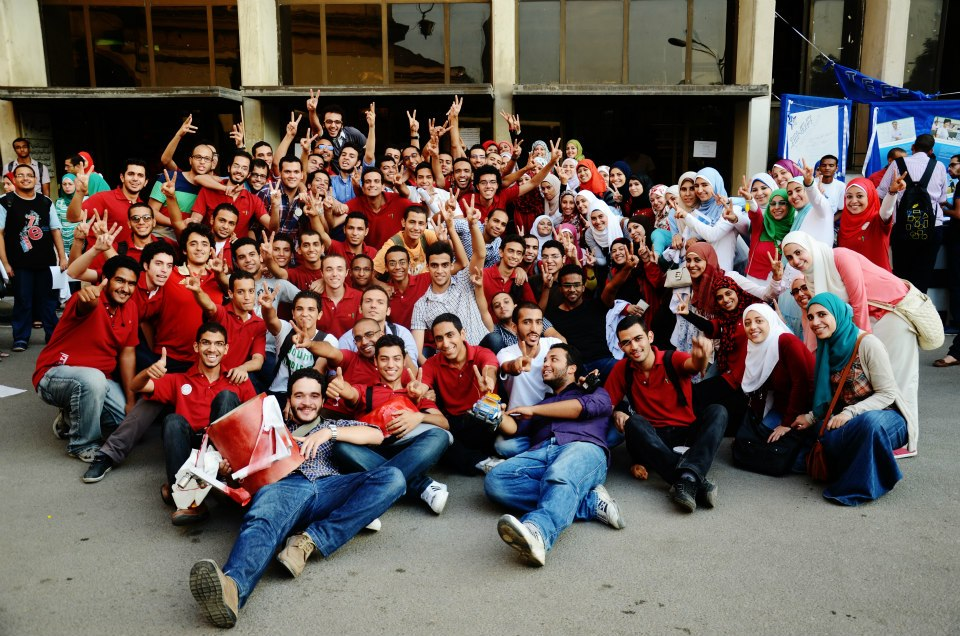
%> input picture image/Part B/highdetail.jpg, 960 x 636 px
$ octave hdimage.m   (GNU Octave 9; MATLAB toolbox functions it lacks are replaced by stand-ins)
%> lines starting %> are read from the running program, lines starting %| are printed output that depends on the picture
#reading image
im = imread("highdetail.jpg");
%> im is the input picture: size 636x960x3 uint8; mean R, G, B 105.5, 89.7, 84.4

#convert it to gray

im = rgb2gray(im);
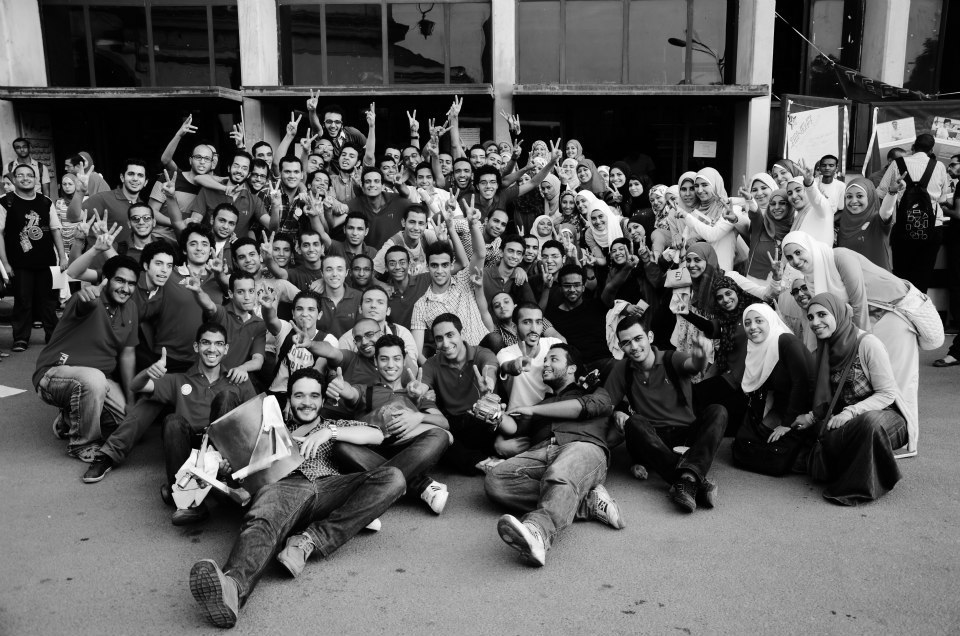
%> im: size 636x960 uint8; min 0, max 255, mean 93.8

#convert it to double
im = im2double(im);
%> im: size 636x960 double
figure(1);
imshow(im);

# first filter
figure(2);

M = ones(3,3);
M = ( 1 / 9 ) * M;
subplot(1,3,1); imshow(M);
# im after convlution
R = imfilter(im, M);
subplot(1,3,2); imshow(R,[]);

# M : inverse fourier of W
W = fft2(M);
W = fftshift(W);
W = abs(W);
W = log( W + 1);
subplot(1,3,3); imshow(W, []);
%> after `imshow(W, [])`:
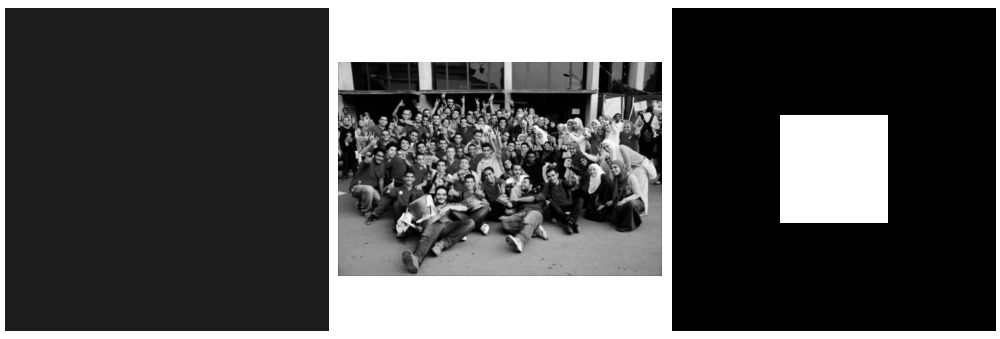
%> figure redrawn from the program's plot data, 3 panels

# second filter
figure(3);

M = ones(7,7);
M = ( 1 / 49 ) * M;
subplot(1,3,1); imshow(M);
# im after convlution
R = imfilter(im, M);
subplot(1,3,2); imshow(R,[]);

# M : inverse fourier of W
W = fft2(M);
W = fftshift(W);
W = abs(W);
W = log( W + 1);
subplot(1,3,3); imshow(W, []);
%> after `imshow(W, [])`:
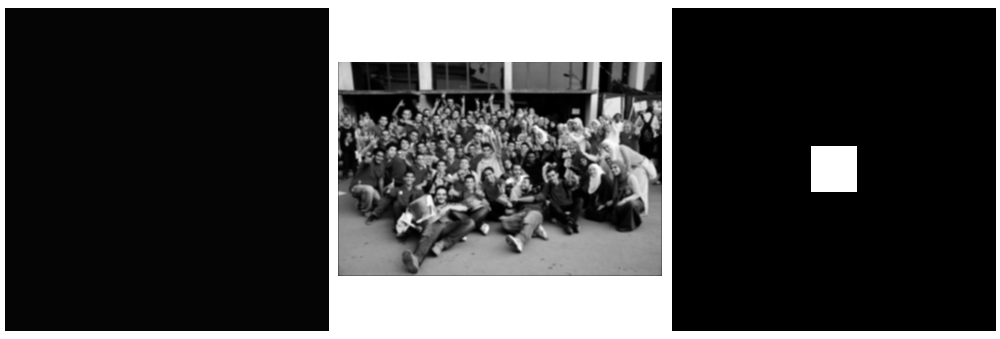
%> figure redrawn from the program's plot data, 3 panels

# third filter

figure(4);

M = ones(11,11);
M = ( 1 / 11*11 ) * M;
subplot(1,3,1); imshow(M,[]);
# im after convlution
R = imfilter(im, M);
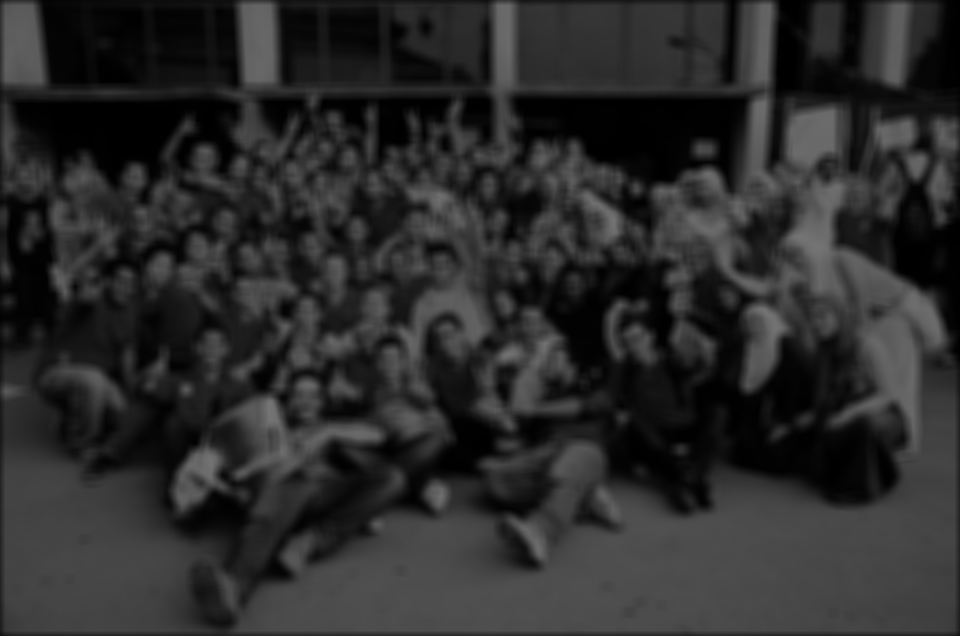
%> R: size 636x960 double; min 0.259, max 117.1, mean 44.1
subplot(1,3,2); imshow(R,[]);

# M : inverse fourier of W
W = fft2(M);
W = fftshift(W);
W = abs(W);
W = log( W + 1);
subplot(1,3,3); imshow(W, []);

# fourth filter

figure(5);

M = ones(15,15);
M = ( 1 / 15*15 ) * M;
subplot(1,3,1); imshow(M,[]);
# im after convlution
R = imfilter(im, M);
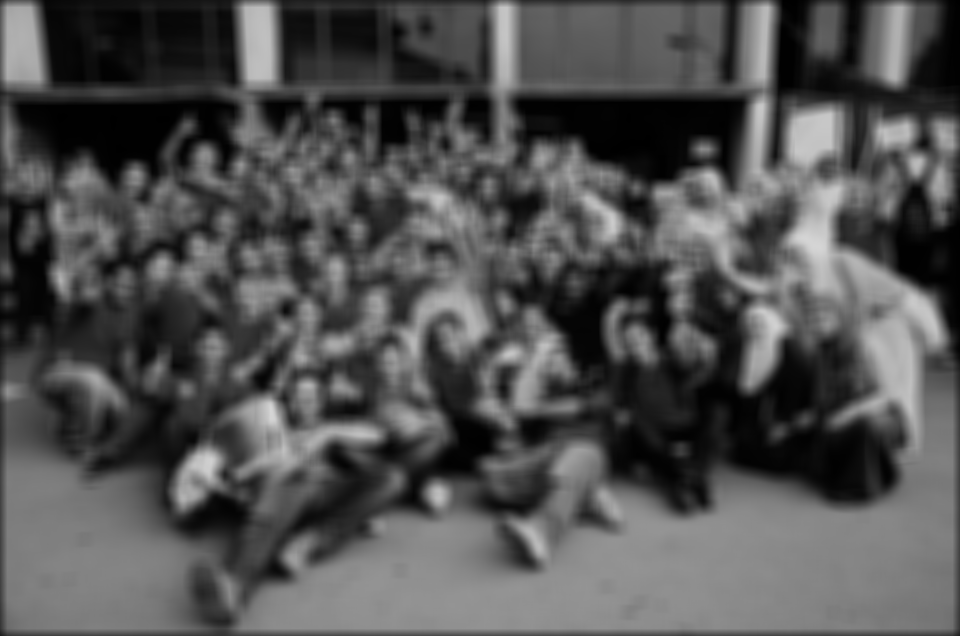
%> R: size 636x960 double; min 0.502, max 214.4, mean 81.8
subplot(1,3,2); imshow(R, []);

# M : inverse fourier of W
W = fft2(M);
W = fftshift(W);
W = abs(W);
W = log( W + 1);
subplot(1,3,3); imshow(W, []);


# fifth filter

figure(6);

M = ones(21,21);
M = ( 1 / 21*21 ) * M;
subplot(1,3,1); imshow(M,[]);
# im after convlution
R = imfilter(im, M);
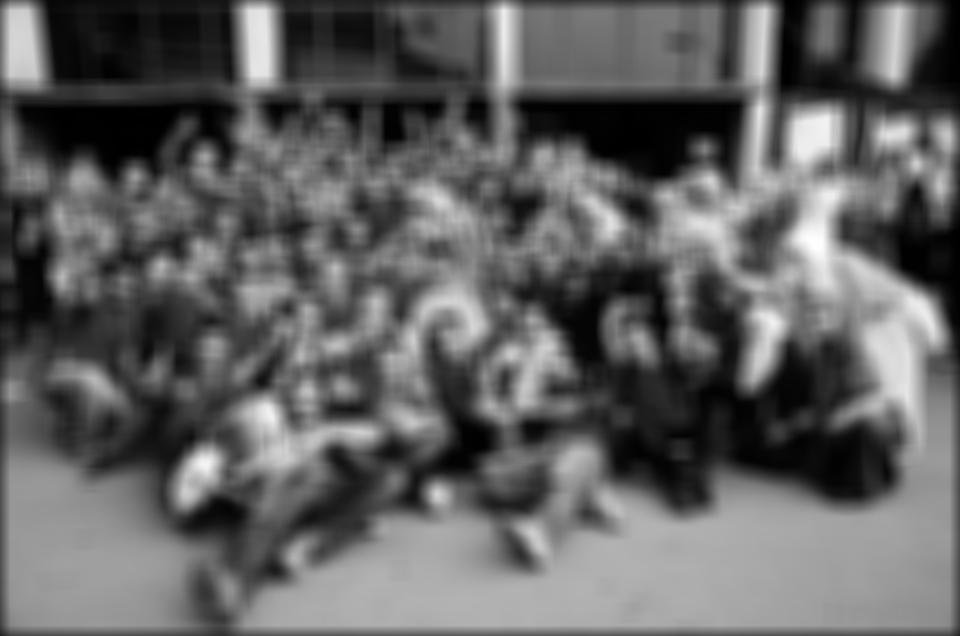
%> R: size 636x960 double; min 1.06, max 412.3, mean 159.6; drawn with min black and max white
subplot(1,3,2); imshow(R,[]);

# M : fourier of W
W = fft2(M);
W = fftshift(W);
W = abs(W);
W = log( W + 1);
subplot(1,3,3); imshow(W, []);
%> after `imshow(W, [])`:
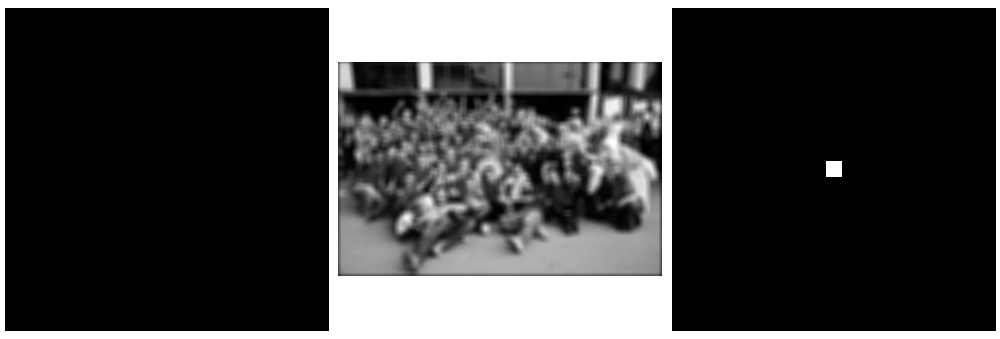
%> figure redrawn from the program's plot data, 3 panels

$ run again, with image/Part B/my_choice.jpg copied over image/Part B/highdetail.jpg
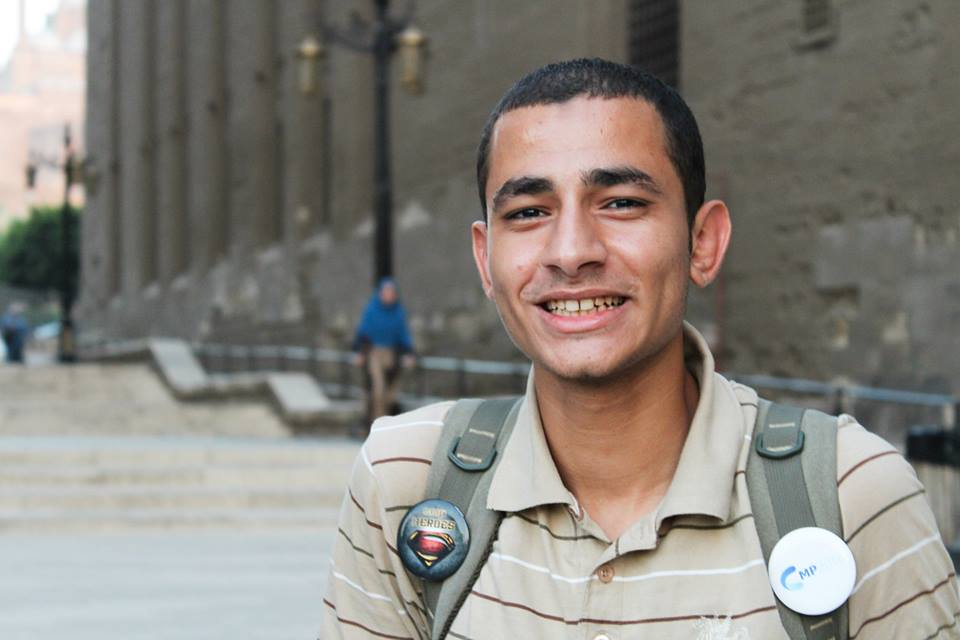
%> input picture image/Part B/my_choice.jpg, 960 x 640 px
%> im is the input picture: size 640x960x3 uint8; mean R, G, B 135.5, 131.4, 124.7
%> `imshow(W, [])`:
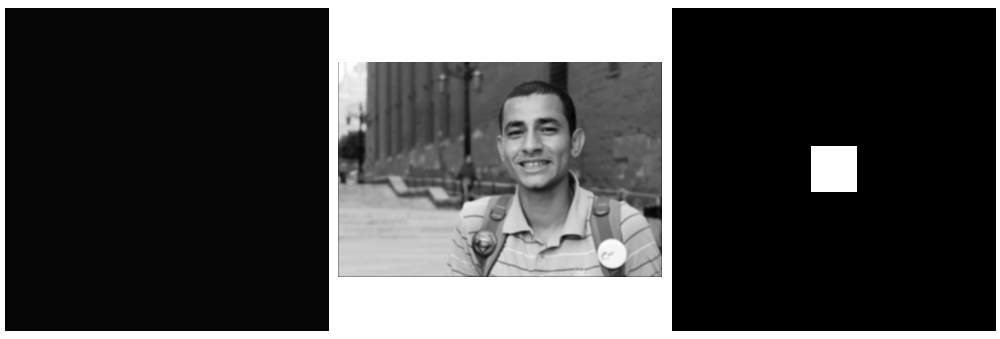
%> figure redrawn from the program's plot data, 3 panels
%> `R = imfilter(im, M);`:
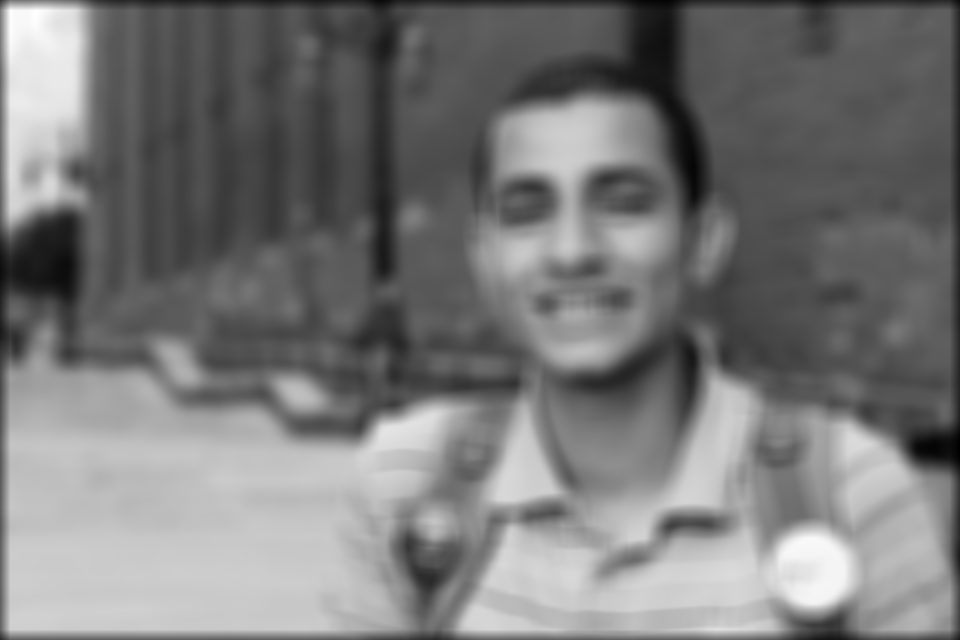
%> R: size 640x960 double; min 28.44, max 439, mean 224.6; drawn with min black and max white
